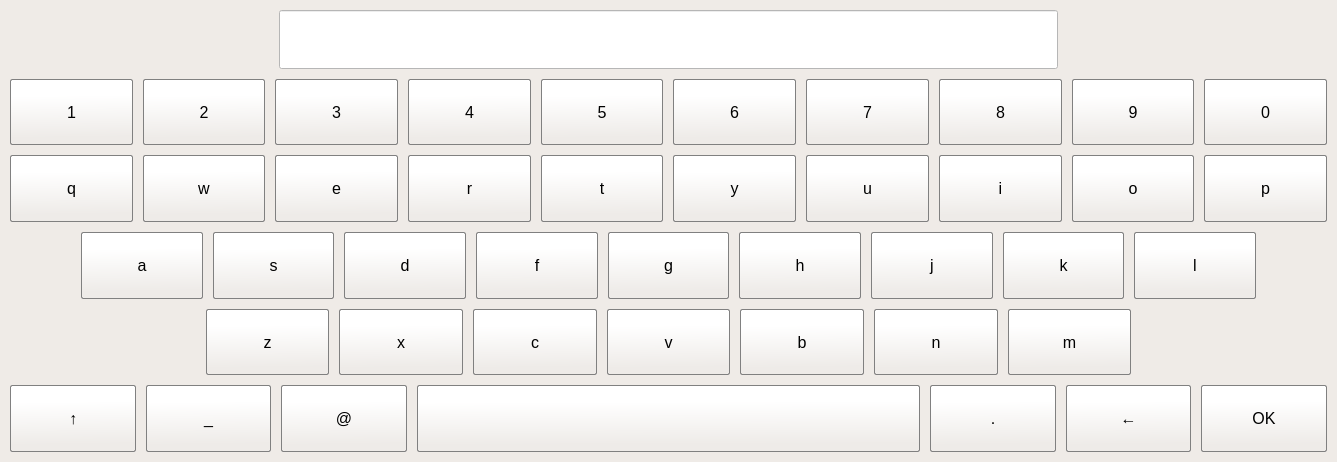
<?xml version="1.0" encoding="UTF-8"?>
<ui version="4.0">
 <class>MainWindow</class>
 <widget class="QMainWindow" name="MainWindow">
  <property name="geometry">
   <rect>
    <x>0</x>
    <y>0</y>
    <width>1337</width>
    <height>462</height>
   </rect>
  </property>
  <property name="windowTitle">
   <string>AKOBIBILI Virtual Keyboard</string>
  </property>
  <property name="styleSheet">
   <string notr="true">background-color: rgb(239, 235, 231);</string>
  </property>
  <widget class="QWidget" name="centralwidget">
   <layout class="QVBoxLayout" name="verticalLayout" stretch="15,17,17,17,17,17">
    <property name="spacing">
     <number>10</number>
    </property>
    <property name="leftMargin">
     <number>10</number>
    </property>
    <property name="topMargin">
     <number>10</number>
    </property>
    <property name="rightMargin">
     <number>10</number>
    </property>
    <property name="bottomMargin">
     <number>10</number>
    </property>
    <item>
     <layout class="QHBoxLayout" name="horizontalLayout_6" stretch="20,60,20">
      <property name="spacing">
       <number>10</number>
      </property>
      <item>
       <widget class="QWidget" name="widget_5" native="true"/>
      </item>
      <item>
       <widget class="QLineEdit" name="edit_text">
        <property name="sizePolicy">
         <sizepolicy hsizetype="Expanding" vsizetype="Ignored">
          <horstretch>0</horstretch>
          <verstretch>0</verstretch>
         </sizepolicy>
        </property>
        <property name="font">
         <font>
          <pointsize>10</pointsize>
         </font>
        </property>
        <property name="styleSheet">
         <string notr="true">background-color: rgb(255, 255, 255);</string>
        </property>
        <property name="alignment">
         <set>Qt::AlignCenter</set>
        </property>
       </widget>
      </item>
      <item>
       <widget class="QWidget" name="widget_6" native="true"/>
      </item>
     </layout>
    </item>
    <item>
     <layout class="QHBoxLayout" name="horizontalLayout_3" stretch="10,10,10,10,10,10,10,10,10,10">
      <property name="spacing">
       <number>10</number>
      </property>
      <item>
       <widget class="QPushButton" name="btn_1">
        <property name="sizePolicy">
         <sizepolicy hsizetype="Ignored" vsizetype="Ignored">
          <horstretch>0</horstretch>
          <verstretch>0</verstretch>
         </sizepolicy>
        </property>
        <property name="font">
         <font>
          <pointsize>12</pointsize>
         </font>
        </property>
        <property name="styleSheet">
         <string notr="true">QPushButton
{
	background-color: qlineargradient(spread:pad, x1:0.521, y1:0.8925, x2:0.504, y2:0.244227, stop:0.00847458 rgba(238, 235, 232, 255), stop:1 rgba(255, 255, 255, 255));
	border: 1px solid gray;
	border-radius: 2px;
}

QPushButton:pressed 
{	
	background-color: rgb(140, 223, 255);
 }</string>
        </property>
        <property name="text">
         <string>1</string>
        </property>
       </widget>
      </item>
      <item>
       <widget class="QPushButton" name="btn_2">
        <property name="sizePolicy">
         <sizepolicy hsizetype="Ignored" vsizetype="Ignored">
          <horstretch>0</horstretch>
          <verstretch>0</verstretch>
         </sizepolicy>
        </property>
        <property name="font">
         <font>
          <pointsize>12</pointsize>
         </font>
        </property>
        <property name="styleSheet">
         <string notr="true">QPushButton
{
	background-color: qlineargradient(spread:pad, x1:0.521, y1:0.8925, x2:0.504, y2:0.244227, stop:0.00847458 rgba(238, 235, 232, 255), stop:1 rgba(255, 255, 255, 255));
	border: 1px solid gray;
	border-radius: 2px;
}

QPushButton:pressed 
{	
	background-color: rgb(140, 223, 255);
 }</string>
        </property>
        <property name="text">
         <string>2</string>
        </property>
       </widget>
      </item>
      <item>
       <widget class="QPushButton" name="btn_3">
        <property name="sizePolicy">
         <sizepolicy hsizetype="Ignored" vsizetype="Ignored">
          <horstretch>0</horstretch>
          <verstretch>0</verstretch>
         </sizepolicy>
        </property>
        <property name="font">
         <font>
          <pointsize>12</pointsize>
         </font>
        </property>
        <property name="styleSheet">
         <string notr="true">QPushButton
{
	background-color: qlineargradient(spread:pad, x1:0.521, y1:0.8925, x2:0.504, y2:0.244227, stop:0.00847458 rgba(238, 235, 232, 255), stop:1 rgba(255, 255, 255, 255));
	border: 1px solid gray;
	border-radius: 2px;
}

QPushButton:pressed 
{	
	background-color: rgb(140, 223, 255);
 }</string>
        </property>
        <property name="text">
         <string>3</string>
        </property>
       </widget>
      </item>
      <item>
       <widget class="QPushButton" name="btn_4">
        <property name="sizePolicy">
         <sizepolicy hsizetype="Ignored" vsizetype="Ignored">
          <horstretch>0</horstretch>
          <verstretch>0</verstretch>
         </sizepolicy>
        </property>
        <property name="font">
         <font>
          <pointsize>12</pointsize>
         </font>
        </property>
        <property name="styleSheet">
         <string notr="true">QPushButton
{
	background-color: qlineargradient(spread:pad, x1:0.521, y1:0.8925, x2:0.504, y2:0.244227, stop:0.00847458 rgba(238, 235, 232, 255), stop:1 rgba(255, 255, 255, 255));
	border: 1px solid gray;
	border-radius: 2px;
}

QPushButton:pressed 
{	
	background-color: rgb(140, 223, 255);
 }</string>
        </property>
        <property name="text">
         <string>4</string>
        </property>
       </widget>
      </item>
      <item>
       <widget class="QPushButton" name="btn_5">
        <property name="sizePolicy">
         <sizepolicy hsizetype="Ignored" vsizetype="Ignored">
          <horstretch>0</horstretch>
          <verstretch>0</verstretch>
         </sizepolicy>
        </property>
        <property name="font">
         <font>
          <pointsize>12</pointsize>
         </font>
        </property>
        <property name="styleSheet">
         <string notr="true">QPushButton
{
	background-color: qlineargradient(spread:pad, x1:0.521, y1:0.8925, x2:0.504, y2:0.244227, stop:0.00847458 rgba(238, 235, 232, 255), stop:1 rgba(255, 255, 255, 255));
	border: 1px solid gray;
	border-radius: 2px;
}

QPushButton:pressed 
{	
	background-color: rgb(140, 223, 255);
 }</string>
        </property>
        <property name="text">
         <string>5</string>
        </property>
       </widget>
      </item>
      <item>
       <widget class="QPushButton" name="btn_6">
        <property name="sizePolicy">
         <sizepolicy hsizetype="Ignored" vsizetype="Ignored">
          <horstretch>0</horstretch>
          <verstretch>0</verstretch>
         </sizepolicy>
        </property>
        <property name="font">
         <font>
          <pointsize>12</pointsize>
         </font>
        </property>
        <property name="styleSheet">
         <string notr="true">QPushButton
{
	background-color: qlineargradient(spread:pad, x1:0.521, y1:0.8925, x2:0.504, y2:0.244227, stop:0.00847458 rgba(238, 235, 232, 255), stop:1 rgba(255, 255, 255, 255));
	border: 1px solid gray;
	border-radius: 2px;
}

QPushButton:pressed 
{	
	background-color: rgb(140, 223, 255);
 }</string>
        </property>
        <property name="text">
         <string>6</string>
        </property>
       </widget>
      </item>
      <item>
       <widget class="QPushButton" name="btn_7">
        <property name="sizePolicy">
         <sizepolicy hsizetype="Ignored" vsizetype="Ignored">
          <horstretch>0</horstretch>
          <verstretch>0</verstretch>
         </sizepolicy>
        </property>
        <property name="font">
         <font>
          <pointsize>12</pointsize>
         </font>
        </property>
        <property name="styleSheet">
         <string notr="true">QPushButton
{
	background-color: qlineargradient(spread:pad, x1:0.521, y1:0.8925, x2:0.504, y2:0.244227, stop:0.00847458 rgba(238, 235, 232, 255), stop:1 rgba(255, 255, 255, 255));
	border: 1px solid gray;
	border-radius: 2px;
}

QPushButton:pressed 
{	
	background-color: rgb(140, 223, 255);
 }</string>
        </property>
        <property name="text">
         <string>7</string>
        </property>
       </widget>
      </item>
      <item>
       <widget class="QPushButton" name="btn_8">
        <property name="sizePolicy">
         <sizepolicy hsizetype="Ignored" vsizetype="Ignored">
          <horstretch>0</horstretch>
          <verstretch>0</verstretch>
         </sizepolicy>
        </property>
        <property name="font">
         <font>
          <pointsize>12</pointsize>
         </font>
        </property>
        <property name="styleSheet">
         <string notr="true">QPushButton
{
	background-color: qlineargradient(spread:pad, x1:0.521, y1:0.8925, x2:0.504, y2:0.244227, stop:0.00847458 rgba(238, 235, 232, 255), stop:1 rgba(255, 255, 255, 255));
	border: 1px solid gray;
	border-radius: 2px;
}

QPushButton:pressed 
{	
	background-color: rgb(140, 223, 255);
 }</string>
        </property>
        <property name="text">
         <string>8</string>
        </property>
       </widget>
      </item>
      <item>
       <widget class="QPushButton" name="btn_9">
        <property name="sizePolicy">
         <sizepolicy hsizetype="Ignored" vsizetype="Ignored">
          <horstretch>0</horstretch>
          <verstretch>0</verstretch>
         </sizepolicy>
        </property>
        <property name="font">
         <font>
          <pointsize>12</pointsize>
         </font>
        </property>
        <property name="styleSheet">
         <string notr="true">QPushButton
{
	background-color: qlineargradient(spread:pad, x1:0.521, y1:0.8925, x2:0.504, y2:0.244227, stop:0.00847458 rgba(238, 235, 232, 255), stop:1 rgba(255, 255, 255, 255));
	border: 1px solid gray;
	border-radius: 2px;
}

QPushButton:pressed 
{	
	background-color: rgb(140, 223, 255);
 }</string>
        </property>
        <property name="text">
         <string>9</string>
        </property>
       </widget>
      </item>
      <item>
       <widget class="QPushButton" name="btn_0">
        <property name="sizePolicy">
         <sizepolicy hsizetype="Ignored" vsizetype="Ignored">
          <horstretch>0</horstretch>
          <verstretch>0</verstretch>
         </sizepolicy>
        </property>
        <property name="font">
         <font>
          <pointsize>12</pointsize>
         </font>
        </property>
        <property name="styleSheet">
         <string notr="true">QPushButton
{
	background-color: qlineargradient(spread:pad, x1:0.521, y1:0.8925, x2:0.504, y2:0.244227, stop:0.00847458 rgba(238, 235, 232, 255), stop:1 rgba(255, 255, 255, 255));
	border: 1px solid gray;
	border-radius: 2px;
}

QPushButton:pressed 
{	
	background-color: rgb(140, 223, 255);
 }</string>
        </property>
        <property name="text">
         <string>0</string>
        </property>
       </widget>
      </item>
     </layout>
    </item>
    <item>
     <layout class="QHBoxLayout" name="horizontalLayout" stretch="10,10,10,10,10,10,10,10,10,10">
      <property name="spacing">
       <number>10</number>
      </property>
      <item>
       <widget class="QPushButton" name="btn_q">
        <property name="sizePolicy">
         <sizepolicy hsizetype="Ignored" vsizetype="Ignored">
          <horstretch>0</horstretch>
          <verstretch>0</verstretch>
         </sizepolicy>
        </property>
        <property name="font">
         <font>
          <pointsize>12</pointsize>
         </font>
        </property>
        <property name="styleSheet">
         <string notr="true">QPushButton
{
	background-color: qlineargradient(spread:pad, x1:0.521, y1:0.8925, x2:0.504, y2:0.244227, stop:0.00847458 rgba(238, 235, 232, 255), stop:1 rgba(255, 255, 255, 255));
	border: 1px solid gray;
	border-radius: 2px;
}

QPushButton:pressed 
{	
	background-color: rgb(140, 223, 255);
 }</string>
        </property>
        <property name="text">
         <string>q</string>
        </property>
       </widget>
      </item>
      <item>
       <widget class="QPushButton" name="btn_w">
        <property name="sizePolicy">
         <sizepolicy hsizetype="Ignored" vsizetype="Ignored">
          <horstretch>0</horstretch>
          <verstretch>0</verstretch>
         </sizepolicy>
        </property>
        <property name="font">
         <font>
          <pointsize>12</pointsize>
         </font>
        </property>
        <property name="styleSheet">
         <string notr="true">QPushButton
{
	background-color: qlineargradient(spread:pad, x1:0.521, y1:0.8925, x2:0.504, y2:0.244227, stop:0.00847458 rgba(238, 235, 232, 255), stop:1 rgba(255, 255, 255, 255));
	border: 1px solid gray;
	border-radius: 2px;
}

QPushButton:pressed 
{	
	background-color: rgb(140, 223, 255);
 }</string>
        </property>
        <property name="text">
         <string>w</string>
        </property>
       </widget>
      </item>
      <item>
       <widget class="QPushButton" name="btn_e">
        <property name="sizePolicy">
         <sizepolicy hsizetype="Ignored" vsizetype="Ignored">
          <horstretch>0</horstretch>
          <verstretch>0</verstretch>
         </sizepolicy>
        </property>
        <property name="font">
         <font>
          <pointsize>12</pointsize>
         </font>
        </property>
        <property name="styleSheet">
         <string notr="true">QPushButton
{
	background-color: qlineargradient(spread:pad, x1:0.521, y1:0.8925, x2:0.504, y2:0.244227, stop:0.00847458 rgba(238, 235, 232, 255), stop:1 rgba(255, 255, 255, 255));
	border: 1px solid gray;
	border-radius: 2px;
}

QPushButton:pressed 
{	
	background-color: rgb(140, 223, 255);
 }</string>
        </property>
        <property name="text">
         <string>e</string>
        </property>
       </widget>
      </item>
      <item>
       <widget class="QPushButton" name="btn_r">
        <property name="sizePolicy">
         <sizepolicy hsizetype="Ignored" vsizetype="Ignored">
          <horstretch>0</horstretch>
          <verstretch>0</verstretch>
         </sizepolicy>
        </property>
        <property name="font">
         <font>
          <pointsize>12</pointsize>
         </font>
        </property>
        <property name="styleSheet">
         <string notr="true">QPushButton
{
	background-color: qlineargradient(spread:pad, x1:0.521, y1:0.8925, x2:0.504, y2:0.244227, stop:0.00847458 rgba(238, 235, 232, 255), stop:1 rgba(255, 255, 255, 255));
	border: 1px solid gray;
	border-radius: 2px;
}

QPushButton:pressed 
{	
	background-color: rgb(140, 223, 255);
 }</string>
        </property>
        <property name="text">
         <string>r</string>
        </property>
       </widget>
      </item>
      <item>
       <widget class="QPushButton" name="btn_t">
        <property name="sizePolicy">
         <sizepolicy hsizetype="Ignored" vsizetype="Ignored">
          <horstretch>0</horstretch>
          <verstretch>0</verstretch>
         </sizepolicy>
        </property>
        <property name="font">
         <font>
          <pointsize>12</pointsize>
         </font>
        </property>
        <property name="styleSheet">
         <string notr="true">QPushButton
{
	background-color: qlineargradient(spread:pad, x1:0.521, y1:0.8925, x2:0.504, y2:0.244227, stop:0.00847458 rgba(238, 235, 232, 255), stop:1 rgba(255, 255, 255, 255));
	border: 1px solid gray;
	border-radius: 2px;
}

QPushButton:pressed 
{	
	background-color: rgb(140, 223, 255);
 }</string>
        </property>
        <property name="text">
         <string>t</string>
        </property>
       </widget>
      </item>
      <item>
       <widget class="QPushButton" name="btn_y">
        <property name="sizePolicy">
         <sizepolicy hsizetype="Ignored" vsizetype="Ignored">
          <horstretch>0</horstretch>
          <verstretch>0</verstretch>
         </sizepolicy>
        </property>
        <property name="font">
         <font>
          <pointsize>12</pointsize>
         </font>
        </property>
        <property name="styleSheet">
         <string notr="true">QPushButton
{
	background-color: qlineargradient(spread:pad, x1:0.521, y1:0.8925, x2:0.504, y2:0.244227, stop:0.00847458 rgba(238, 235, 232, 255), stop:1 rgba(255, 255, 255, 255));
	border: 1px solid gray;
	border-radius: 2px;
}

QPushButton:pressed 
{	
	background-color: rgb(140, 223, 255);
 }</string>
        </property>
        <property name="text">
         <string>y</string>
        </property>
       </widget>
      </item>
      <item>
       <widget class="QPushButton" name="btn_u">
        <property name="sizePolicy">
         <sizepolicy hsizetype="Ignored" vsizetype="Ignored">
          <horstretch>0</horstretch>
          <verstretch>0</verstretch>
         </sizepolicy>
        </property>
        <property name="font">
         <font>
          <pointsize>12</pointsize>
         </font>
        </property>
        <property name="styleSheet">
         <string notr="true">QPushButton
{
	background-color: qlineargradient(spread:pad, x1:0.521, y1:0.8925, x2:0.504, y2:0.244227, stop:0.00847458 rgba(238, 235, 232, 255), stop:1 rgba(255, 255, 255, 255));
	border: 1px solid gray;
	border-radius: 2px;
}

QPushButton:pressed 
{	
	background-color: rgb(140, 223, 255);
 }</string>
        </property>
        <property name="text">
         <string>u</string>
        </property>
       </widget>
      </item>
      <item>
       <widget class="QPushButton" name="btn_i">
        <property name="sizePolicy">
         <sizepolicy hsizetype="Ignored" vsizetype="Ignored">
          <horstretch>0</horstretch>
          <verstretch>0</verstretch>
         </sizepolicy>
        </property>
        <property name="font">
         <font>
          <pointsize>12</pointsize>
         </font>
        </property>
        <property name="styleSheet">
         <string notr="true">QPushButton
{
	background-color: qlineargradient(spread:pad, x1:0.521, y1:0.8925, x2:0.504, y2:0.244227, stop:0.00847458 rgba(238, 235, 232, 255), stop:1 rgba(255, 255, 255, 255));
	border: 1px solid gray;
	border-radius: 2px;
}

QPushButton:pressed 
{	
	background-color: rgb(140, 223, 255);
 }</string>
        </property>
        <property name="text">
         <string>i</string>
        </property>
       </widget>
      </item>
      <item>
       <widget class="QPushButton" name="btn_o">
        <property name="sizePolicy">
         <sizepolicy hsizetype="Ignored" vsizetype="Ignored">
          <horstretch>0</horstretch>
          <verstretch>0</verstretch>
         </sizepolicy>
        </property>
        <property name="font">
         <font>
          <pointsize>12</pointsize>
         </font>
        </property>
        <property name="styleSheet">
         <string notr="true">QPushButton
{
	background-color: qlineargradient(spread:pad, x1:0.521, y1:0.8925, x2:0.504, y2:0.244227, stop:0.00847458 rgba(238, 235, 232, 255), stop:1 rgba(255, 255, 255, 255));
	border: 1px solid gray;
	border-radius: 2px;
}

QPushButton:pressed 
{	
	background-color: rgb(140, 223, 255);
 }</string>
        </property>
        <property name="text">
         <string>o</string>
        </property>
       </widget>
      </item>
      <item>
       <widget class="QPushButton" name="btn_p">
        <property name="sizePolicy">
         <sizepolicy hsizetype="Ignored" vsizetype="Ignored">
          <horstretch>0</horstretch>
          <verstretch>0</verstretch>
         </sizepolicy>
        </property>
        <property name="font">
         <font>
          <pointsize>12</pointsize>
         </font>
        </property>
        <property name="styleSheet">
         <string notr="true">QPushButton
{
	background-color: qlineargradient(spread:pad, x1:0.521, y1:0.8925, x2:0.504, y2:0.244227, stop:0.00847458 rgba(238, 235, 232, 255), stop:1 rgba(255, 255, 255, 255));
	border: 1px solid gray;
	border-radius: 2px;
}

QPushButton:pressed 
{	
	background-color: rgb(140, 223, 255);
 }</string>
        </property>
        <property name="text">
         <string>p</string>
        </property>
       </widget>
      </item>
     </layout>
    </item>
    <item>
     <layout class="QHBoxLayout" name="horizontalLayout_2" stretch="5,10,10,10,10,10,10,10,10,10,5">
      <property name="spacing">
       <number>10</number>
      </property>
      <item>
       <widget class="QWidget" name="widget" native="true"/>
      </item>
      <item>
       <widget class="QPushButton" name="btn_a">
        <property name="sizePolicy">
         <sizepolicy hsizetype="Ignored" vsizetype="Ignored">
          <horstretch>0</horstretch>
          <verstretch>0</verstretch>
         </sizepolicy>
        </property>
        <property name="font">
         <font>
          <pointsize>12</pointsize>
         </font>
        </property>
        <property name="styleSheet">
         <string notr="true">QPushButton
{
	background-color: qlineargradient(spread:pad, x1:0.521, y1:0.8925, x2:0.504, y2:0.244227, stop:0.00847458 rgba(238, 235, 232, 255), stop:1 rgba(255, 255, 255, 255));
	border: 1px solid gray;
	border-radius: 2px;
}

QPushButton:pressed 
{	
	background-color: rgb(140, 223, 255);
 }</string>
        </property>
        <property name="text">
         <string>a</string>
        </property>
       </widget>
      </item>
      <item>
       <widget class="QPushButton" name="btn_s">
        <property name="sizePolicy">
         <sizepolicy hsizetype="Ignored" vsizetype="Ignored">
          <horstretch>0</horstretch>
          <verstretch>0</verstretch>
         </sizepolicy>
        </property>
        <property name="font">
         <font>
          <pointsize>12</pointsize>
         </font>
        </property>
        <property name="styleSheet">
         <string notr="true">QPushButton
{
	background-color: qlineargradient(spread:pad, x1:0.521, y1:0.8925, x2:0.504, y2:0.244227, stop:0.00847458 rgba(238, 235, 232, 255), stop:1 rgba(255, 255, 255, 255));
	border: 1px solid gray;
	border-radius: 2px;
}

QPushButton:pressed 
{	
	background-color: rgb(140, 223, 255);
 }</string>
        </property>
        <property name="text">
         <string>s</string>
        </property>
       </widget>
      </item>
      <item>
       <widget class="QPushButton" name="btn_d">
        <property name="sizePolicy">
         <sizepolicy hsizetype="Ignored" vsizetype="Ignored">
          <horstretch>0</horstretch>
          <verstretch>0</verstretch>
         </sizepolicy>
        </property>
        <property name="font">
         <font>
          <pointsize>12</pointsize>
         </font>
        </property>
        <property name="styleSheet">
         <string notr="true">QPushButton
{
	background-color: qlineargradient(spread:pad, x1:0.521, y1:0.8925, x2:0.504, y2:0.244227, stop:0.00847458 rgba(238, 235, 232, 255), stop:1 rgba(255, 255, 255, 255));
	border: 1px solid gray;
	border-radius: 2px;
}

QPushButton:pressed 
{	
	background-color: rgb(140, 223, 255);
 }</string>
        </property>
        <property name="text">
         <string>d</string>
        </property>
       </widget>
      </item>
      <item>
       <widget class="QPushButton" name="btn_f">
        <property name="sizePolicy">
         <sizepolicy hsizetype="Ignored" vsizetype="Ignored">
          <horstretch>0</horstretch>
          <verstretch>0</verstretch>
         </sizepolicy>
        </property>
        <property name="font">
         <font>
          <pointsize>12</pointsize>
         </font>
        </property>
        <property name="styleSheet">
         <string notr="true">QPushButton
{
	background-color: qlineargradient(spread:pad, x1:0.521, y1:0.8925, x2:0.504, y2:0.244227, stop:0.00847458 rgba(238, 235, 232, 255), stop:1 rgba(255, 255, 255, 255));
	border: 1px solid gray;
	border-radius: 2px;
}

QPushButton:pressed 
{	
	background-color: rgb(140, 223, 255);
 }</string>
        </property>
        <property name="text">
         <string>f</string>
        </property>
       </widget>
      </item>
      <item>
       <widget class="QPushButton" name="btn_g">
        <property name="sizePolicy">
         <sizepolicy hsizetype="Ignored" vsizetype="Ignored">
          <horstretch>0</horstretch>
          <verstretch>0</verstretch>
         </sizepolicy>
        </property>
        <property name="font">
         <font>
          <pointsize>12</pointsize>
         </font>
        </property>
        <property name="styleSheet">
         <string notr="true">QPushButton
{
	background-color: qlineargradient(spread:pad, x1:0.521, y1:0.8925, x2:0.504, y2:0.244227, stop:0.00847458 rgba(238, 235, 232, 255), stop:1 rgba(255, 255, 255, 255));
	border: 1px solid gray;
	border-radius: 2px;
}

QPushButton:pressed 
{	
	background-color: rgb(140, 223, 255);
 }</string>
        </property>
        <property name="text">
         <string>g</string>
        </property>
       </widget>
      </item>
      <item>
       <widget class="QPushButton" name="btn_h">
        <property name="sizePolicy">
         <sizepolicy hsizetype="Ignored" vsizetype="Ignored">
          <horstretch>0</horstretch>
          <verstretch>0</verstretch>
         </sizepolicy>
        </property>
        <property name="font">
         <font>
          <pointsize>12</pointsize>
         </font>
        </property>
        <property name="styleSheet">
         <string notr="true">QPushButton
{
	background-color: qlineargradient(spread:pad, x1:0.521, y1:0.8925, x2:0.504, y2:0.244227, stop:0.00847458 rgba(238, 235, 232, 255), stop:1 rgba(255, 255, 255, 255));
	border: 1px solid gray;
	border-radius: 2px;
}

QPushButton:pressed 
{	
	background-color: rgb(140, 223, 255);
 }</string>
        </property>
        <property name="text">
         <string>h</string>
        </property>
       </widget>
      </item>
      <item>
       <widget class="QPushButton" name="btn_j">
        <property name="sizePolicy">
         <sizepolicy hsizetype="Ignored" vsizetype="Ignored">
          <horstretch>0</horstretch>
          <verstretch>0</verstretch>
         </sizepolicy>
        </property>
        <property name="font">
         <font>
          <pointsize>12</pointsize>
         </font>
        </property>
        <property name="styleSheet">
         <string notr="true">QPushButton
{
	background-color: qlineargradient(spread:pad, x1:0.521, y1:0.8925, x2:0.504, y2:0.244227, stop:0.00847458 rgba(238, 235, 232, 255), stop:1 rgba(255, 255, 255, 255));
	border: 1px solid gray;
	border-radius: 2px;
}

QPushButton:pressed 
{	
	background-color: rgb(140, 223, 255);
 }</string>
        </property>
        <property name="text">
         <string>j</string>
        </property>
       </widget>
      </item>
      <item>
       <widget class="QPushButton" name="btn_k">
        <property name="sizePolicy">
         <sizepolicy hsizetype="Ignored" vsizetype="Ignored">
          <horstretch>0</horstretch>
          <verstretch>0</verstretch>
         </sizepolicy>
        </property>
        <property name="font">
         <font>
          <pointsize>12</pointsize>
         </font>
        </property>
        <property name="styleSheet">
         <string notr="true">QPushButton
{
	background-color: qlineargradient(spread:pad, x1:0.521, y1:0.8925, x2:0.504, y2:0.244227, stop:0.00847458 rgba(238, 235, 232, 255), stop:1 rgba(255, 255, 255, 255));
	border: 1px solid gray;
	border-radius: 2px;
}

QPushButton:pressed 
{	
	background-color: rgb(140, 223, 255);
 }</string>
        </property>
        <property name="text">
         <string>k</string>
        </property>
       </widget>
      </item>
      <item>
       <widget class="QPushButton" name="btn_l">
        <property name="sizePolicy">
         <sizepolicy hsizetype="Ignored" vsizetype="Ignored">
          <horstretch>0</horstretch>
          <verstretch>0</verstretch>
         </sizepolicy>
        </property>
        <property name="font">
         <font>
          <pointsize>12</pointsize>
         </font>
        </property>
        <property name="styleSheet">
         <string notr="true">QPushButton
{
	background-color: qlineargradient(spread:pad, x1:0.521, y1:0.8925, x2:0.504, y2:0.244227, stop:0.00847458 rgba(238, 235, 232, 255), stop:1 rgba(255, 255, 255, 255));
	border: 1px solid gray;
	border-radius: 2px;
}

QPushButton:pressed 
{	
	background-color: rgb(140, 223, 255);
 }</string>
        </property>
        <property name="text">
         <string>l</string>
        </property>
       </widget>
      </item>
      <item>
       <widget class="QWidget" name="widget_2" native="true"/>
      </item>
     </layout>
    </item>
    <item>
     <layout class="QHBoxLayout" name="horizontalLayout_5" stretch="15,10,10,10,10,10,10,10,15">
      <property name="spacing">
       <number>10</number>
      </property>
      <item>
       <widget class="QWidget" name="widget_3" native="true"/>
      </item>
      <item>
       <widget class="QPushButton" name="btn_z">
        <property name="sizePolicy">
         <sizepolicy hsizetype="Ignored" vsizetype="Ignored">
          <horstretch>0</horstretch>
          <verstretch>0</verstretch>
         </sizepolicy>
        </property>
        <property name="font">
         <font>
          <pointsize>12</pointsize>
         </font>
        </property>
        <property name="styleSheet">
         <string notr="true">QPushButton
{
	background-color: qlineargradient(spread:pad, x1:0.521, y1:0.8925, x2:0.504, y2:0.244227, stop:0.00847458 rgba(238, 235, 232, 255), stop:1 rgba(255, 255, 255, 255));
	border: 1px solid gray;
	border-radius: 2px;
}

QPushButton:pressed 
{	
	background-color: rgb(140, 223, 255);
 }</string>
        </property>
        <property name="text">
         <string>z</string>
        </property>
       </widget>
      </item>
      <item>
       <widget class="QPushButton" name="btn_x">
        <property name="sizePolicy">
         <sizepolicy hsizetype="Ignored" vsizetype="Ignored">
          <horstretch>0</horstretch>
          <verstretch>0</verstretch>
         </sizepolicy>
        </property>
        <property name="font">
         <font>
          <pointsize>12</pointsize>
         </font>
        </property>
        <property name="styleSheet">
         <string notr="true">QPushButton
{
	background-color: qlineargradient(spread:pad, x1:0.521, y1:0.8925, x2:0.504, y2:0.244227, stop:0.00847458 rgba(238, 235, 232, 255), stop:1 rgba(255, 255, 255, 255));
	border: 1px solid gray;
	border-radius: 2px;
}

QPushButton:pressed 
{	
	background-color: rgb(140, 223, 255);
 }</string>
        </property>
        <property name="text">
         <string>x</string>
        </property>
       </widget>
      </item>
      <item>
       <widget class="QPushButton" name="btn_c">
        <property name="sizePolicy">
         <sizepolicy hsizetype="Ignored" vsizetype="Ignored">
          <horstretch>0</horstretch>
          <verstretch>0</verstretch>
         </sizepolicy>
        </property>
        <property name="font">
         <font>
          <pointsize>12</pointsize>
         </font>
        </property>
        <property name="styleSheet">
         <string notr="true">QPushButton
{
	background-color: qlineargradient(spread:pad, x1:0.521, y1:0.8925, x2:0.504, y2:0.244227, stop:0.00847458 rgba(238, 235, 232, 255), stop:1 rgba(255, 255, 255, 255));
	border: 1px solid gray;
	border-radius: 2px;
}

QPushButton:pressed 
{	
	background-color: rgb(140, 223, 255);
 }</string>
        </property>
        <property name="text">
         <string>c</string>
        </property>
       </widget>
      </item>
      <item>
       <widget class="QPushButton" name="btn_v">
        <property name="sizePolicy">
         <sizepolicy hsizetype="Ignored" vsizetype="Ignored">
          <horstretch>0</horstretch>
          <verstretch>0</verstretch>
         </sizepolicy>
        </property>
        <property name="font">
         <font>
          <pointsize>12</pointsize>
         </font>
        </property>
        <property name="styleSheet">
         <string notr="true">QPushButton
{
	background-color: qlineargradient(spread:pad, x1:0.521, y1:0.8925, x2:0.504, y2:0.244227, stop:0.00847458 rgba(238, 235, 232, 255), stop:1 rgba(255, 255, 255, 255));
	border: 1px solid gray;
	border-radius: 2px;
}

QPushButton:pressed 
{	
	background-color: rgb(140, 223, 255);
 }</string>
        </property>
        <property name="text">
         <string>v</string>
        </property>
       </widget>
      </item>
      <item>
       <widget class="QPushButton" name="btn_b">
        <property name="sizePolicy">
         <sizepolicy hsizetype="Ignored" vsizetype="Ignored">
          <horstretch>0</horstretch>
          <verstretch>0</verstretch>
         </sizepolicy>
        </property>
        <property name="font">
         <font>
          <pointsize>12</pointsize>
         </font>
        </property>
        <property name="styleSheet">
         <string notr="true">QPushButton
{
	background-color: qlineargradient(spread:pad, x1:0.521, y1:0.8925, x2:0.504, y2:0.244227, stop:0.00847458 rgba(238, 235, 232, 255), stop:1 rgba(255, 255, 255, 255));
	border: 1px solid gray;
	border-radius: 2px;
}

QPushButton:pressed 
{	
	background-color: rgb(140, 223, 255);
 }</string>
        </property>
        <property name="text">
         <string>b</string>
        </property>
       </widget>
      </item>
      <item>
       <widget class="QPushButton" name="btn_n">
        <property name="sizePolicy">
         <sizepolicy hsizetype="Ignored" vsizetype="Ignored">
          <horstretch>0</horstretch>
          <verstretch>0</verstretch>
         </sizepolicy>
        </property>
        <property name="font">
         <font>
          <pointsize>12</pointsize>
         </font>
        </property>
        <property name="styleSheet">
         <string notr="true">QPushButton
{
	background-color: qlineargradient(spread:pad, x1:0.521, y1:0.8925, x2:0.504, y2:0.244227, stop:0.00847458 rgba(238, 235, 232, 255), stop:1 rgba(255, 255, 255, 255));
	border: 1px solid gray;
	border-radius: 2px;
}

QPushButton:pressed 
{	
	background-color: rgb(140, 223, 255);
 }</string>
        </property>
        <property name="text">
         <string>n</string>
        </property>
       </widget>
      </item>
      <item>
       <widget class="QPushButton" name="btn_m">
        <property name="sizePolicy">
         <sizepolicy hsizetype="Ignored" vsizetype="Ignored">
          <horstretch>0</horstretch>
          <verstretch>0</verstretch>
         </sizepolicy>
        </property>
        <property name="font">
         <font>
          <pointsize>12</pointsize>
         </font>
        </property>
        <property name="styleSheet">
         <string notr="true">QPushButton
{
	background-color: qlineargradient(spread:pad, x1:0.521, y1:0.8925, x2:0.504, y2:0.244227, stop:0.00847458 rgba(238, 235, 232, 255), stop:1 rgba(255, 255, 255, 255));
	border: 1px solid gray;
	border-radius: 2px;
}

QPushButton:pressed 
{	
	background-color: rgb(140, 223, 255);
 }</string>
        </property>
        <property name="text">
         <string>m</string>
        </property>
       </widget>
      </item>
      <item>
       <widget class="QWidget" name="widget_4" native="true"/>
      </item>
     </layout>
    </item>
    <item>
     <layout class="QHBoxLayout" name="horizontalLayout_4" stretch="10,10,10,40,10,10,10">
      <property name="spacing">
       <number>10</number>
      </property>
      <item>
       <widget class="QPushButton" name="btn_upper">
        <property name="sizePolicy">
         <sizepolicy hsizetype="Ignored" vsizetype="Ignored">
          <horstretch>0</horstretch>
          <verstretch>0</verstretch>
         </sizepolicy>
        </property>
        <property name="font">
         <font>
          <pointsize>12</pointsize>
         </font>
        </property>
        <property name="styleSheet">
         <string notr="true">QPushButton
{
	background-color: qlineargradient(spread:pad, x1:0.521, y1:0.8925, x2:0.504, y2:0.244227, stop:0.00847458 rgba(238, 235, 232, 255), stop:1 rgba(255, 255, 255, 255));
	border: 1px solid gray;
	border-radius: 2px;
}

QPushButton:pressed 
{	
	background-color: rgb(140, 223, 255);
 }</string>
        </property>
        <property name="text">
         <string>↑</string>
        </property>
       </widget>
      </item>
      <item>
       <widget class="QPushButton" name="btn_underscore">
        <property name="sizePolicy">
         <sizepolicy hsizetype="Ignored" vsizetype="Ignored">
          <horstretch>0</horstretch>
          <verstretch>0</verstretch>
         </sizepolicy>
        </property>
        <property name="font">
         <font>
          <pointsize>12</pointsize>
         </font>
        </property>
        <property name="styleSheet">
         <string notr="true">QPushButton
{
	background-color: qlineargradient(spread:pad, x1:0.521, y1:0.8925, x2:0.504, y2:0.244227, stop:0.00847458 rgba(238, 235, 232, 255), stop:1 rgba(255, 255, 255, 255));
	border: 1px solid gray;
	border-radius: 2px;
}

QPushButton:pressed 
{	
	background-color: rgb(140, 223, 255);
 }</string>
        </property>
        <property name="text">
         <string>_</string>
        </property>
       </widget>
      </item>
      <item>
       <widget class="QPushButton" name="btn_at">
        <property name="sizePolicy">
         <sizepolicy hsizetype="Ignored" vsizetype="Ignored">
          <horstretch>0</horstretch>
          <verstretch>0</verstretch>
         </sizepolicy>
        </property>
        <property name="font">
         <font>
          <pointsize>12</pointsize>
         </font>
        </property>
        <property name="styleSheet">
         <string notr="true">QPushButton
{
	background-color: qlineargradient(spread:pad, x1:0.521, y1:0.8925, x2:0.504, y2:0.244227, stop:0.00847458 rgba(238, 235, 232, 255), stop:1 rgba(255, 255, 255, 255));
	border: 1px solid gray;
	border-radius: 2px;
}

QPushButton:pressed 
{	
	background-color: rgb(140, 223, 255);
 }</string>
        </property>
        <property name="text">
         <string>@</string>
        </property>
       </widget>
      </item>
      <item>
       <widget class="QPushButton" name="btn_space">
        <property name="sizePolicy">
         <sizepolicy hsizetype="Ignored" vsizetype="Ignored">
          <horstretch>0</horstretch>
          <verstretch>0</verstretch>
         </sizepolicy>
        </property>
        <property name="font">
         <font>
          <pointsize>12</pointsize>
         </font>
        </property>
        <property name="styleSheet">
         <string notr="true">QPushButton
{
	background-color: qlineargradient(spread:pad, x1:0.521, y1:0.8925, x2:0.504, y2:0.244227, stop:0.00847458 rgba(238, 235, 232, 255), stop:1 rgba(255, 255, 255, 255));
	border: 1px solid gray;
	border-radius: 2px;
}

QPushButton:pressed 
{	
	background-color: rgb(140, 223, 255);
 }</string>
        </property>
        <property name="text">
         <string/>
        </property>
       </widget>
      </item>
      <item>
       <widget class="QPushButton" name="btn_period">
        <property name="sizePolicy">
         <sizepolicy hsizetype="Ignored" vsizetype="Ignored">
          <horstretch>0</horstretch>
          <verstretch>0</verstretch>
         </sizepolicy>
        </property>
        <property name="font">
         <font>
          <pointsize>12</pointsize>
         </font>
        </property>
        <property name="styleSheet">
         <string notr="true">QPushButton
{
	background-color: qlineargradient(spread:pad, x1:0.521, y1:0.8925, x2:0.504, y2:0.244227, stop:0.00847458 rgba(238, 235, 232, 255), stop:1 rgba(255, 255, 255, 255));
	border: 1px solid gray;
	border-radius: 2px;
}

QPushButton:pressed 
{	
	background-color: rgb(140, 223, 255);
 }</string>
        </property>
        <property name="text">
         <string>.</string>
        </property>
       </widget>
      </item>
      <item>
       <widget class="QPushButton" name="btn_backspace">
        <property name="sizePolicy">
         <sizepolicy hsizetype="Ignored" vsizetype="Ignored">
          <horstretch>0</horstretch>
          <verstretch>0</verstretch>
         </sizepolicy>
        </property>
        <property name="font">
         <font>
          <pointsize>12</pointsize>
         </font>
        </property>
        <property name="styleSheet">
         <string notr="true">QPushButton
{
	background-color: qlineargradient(spread:pad, x1:0.521, y1:0.8925, x2:0.504, y2:0.244227, stop:0.00847458 rgba(238, 235, 232, 255), stop:1 rgba(255, 255, 255, 255));
	border: 1px solid gray;
	border-radius: 2px;
}

QPushButton:pressed 
{	
	background-color: rgb(140, 223, 255);
 }</string>
        </property>
        <property name="text">
         <string>←</string>
        </property>
       </widget>
      </item>
      <item>
       <widget class="QPushButton" name="btn_ok">
        <property name="sizePolicy">
         <sizepolicy hsizetype="Ignored" vsizetype="Ignored">
          <horstretch>0</horstretch>
          <verstretch>0</verstretch>
         </sizepolicy>
        </property>
        <property name="font">
         <font>
          <pointsize>12</pointsize>
         </font>
        </property>
        <property name="styleSheet">
         <string notr="true">QPushButton
{
	background-color: qlineargradient(spread:pad, x1:0.521, y1:0.8925, x2:0.504, y2:0.244227, stop:0.00847458 rgba(238, 235, 232, 255), stop:1 rgba(255, 255, 255, 255));
	border: 1px solid gray;
	border-radius: 2px;
}

QPushButton:pressed 
{	
	background-color: rgb(140, 223, 255);
 }</string>
        </property>
        <property name="text">
         <string>OK</string>
        </property>
       </widget>
      </item>
     </layout>
    </item>
   </layout>
  </widget>
 </widget>
 <resources/>
 <connections/>
</ui>
